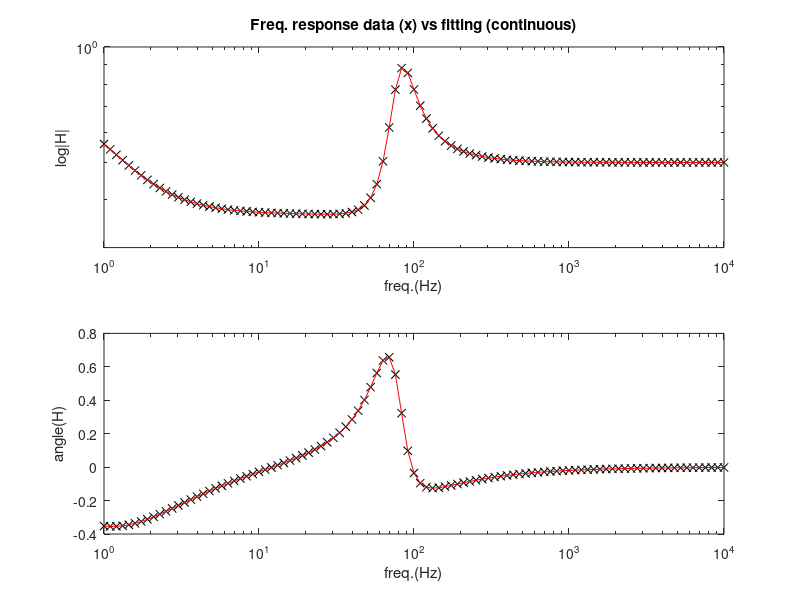

MATLAB code for this plot:
% Example of Vector Fitting
clear all
Ns=101; %number of frequency samples
s=2*pi*j*logspace(0,4,Ns); %set of frequency values
H=zeros(1,Ns); %space for frequency responses
offs=2; 

% Fequency response of a given plant (edit)
for k=1:Ns,
    sk=s(k);
    H1=2/(sk+5); 
    H2=(30+j*40)/(sk-(-100+j*500)); 
    H3=(30-j*40)/(sk-(-100-j*500)); 
    H(1,k)=H1+H2+H3+0.5;
end; 

%xxxxxxxxxxxxxxxxxxxxxxxxxxxxxxxxxxxxxxxxxxxxxxxxxxxxxxxxxxxxx
% Start the algorithm

% Initial poles
N=3; %number of poles
pa=-2*pi*logspace(0,4,N); %initial poles
Lam=diag(pa);

%=============================================================
% Identification of poles

% Matrix building-------------------------------
% Cx=0, real pole; 
% Cx=1, real part of complex pole; Cx=2, imag part of complex pole
Cx=zeros(1,N); %pole labels
Cx(1)=0; Cx(2)=0; Cx(3)=0; %initial poles are real

% factors
Dk=zeros(Ns,N);
Dk(:,1)=1./(s-Lam(1,1)); Dk(:,2)=1./(s-Lam(2,2)); Dk(:,3)=1./(s-Lam(3,3));
Dk(:,4)=1; Dk(:,5)=s;
   
% scaling
aux=norm(H)^2;
scl=sqrt(aux)/Ns;

% combined matrix
M=N+1; No=N+offs;
AA=zeros(M,M); bb=zeros(M,1); Escl=zeros(1,M);
A=zeros(Ns,No+M);
%left part
for m=1:No,
    A(1:Ns,m)=Dk(1:Ns,m);
end
%right part
for m=1:M,
    A(1:Ns,No+m)=-Dk(1:Ns,m).*H.';
end

A=[real(A);imag(A)];

%Integral criterion   
for m=1:N+1  
 A(2*Ns+1,No+m)=real(scl*sum(Dk(:,m)));
end

[Q,R]=qr(A,0);  %QR decomposition
ix1=No+1;
ix2=No+M;
R22=R(ix1:ix2,ix1:ix2);
AA(1:M,:)=R22;    
bb(1:M,1)=Q(end,No+1:end)'*Ns*scl; 
  
for col=1:M      
  Escl(col)=1/norm(AA(:,col));  
  AA(:,col)=Escl(col).*AA(:,col);
end  
x=AA\bb;  
x=x.*Escl.';

C=x(1:end-1);
D=x(end);
  
% Zeros of sigma---------------------------
B=ones(N,1);
Zer=Lam-B*C.'/D;
rt=eig(Zer).';
% take care of unstable roots
unst=real(rt)>0;
rt(unst)=rt(unst)-2*real(rt(unst)); %force stable roots

rt=sort(rt);
N=length(rt);
% sorting
for n=1:N
  for m=n+1:N
    if imag(rt(m))==0 && imag(rt(n))~=0
      aux=rt(n); rt(n)=rt(m); rt(m)=aux;
    end
  end
end

Nr=0; %number of real roots
for m=1:N
  if imag(rt(m))==0, Nr=m; end
end
if Nr<N, rt(Nr+1:N)=sort(rt(Nr+1:N)); end  

rt=rt-2*j*imag(rt); 
SERA=rt.';

%=============================================================
% Identification of residues

% Use of the zeros (rt) as new poles ----------------------
Lam=rt;

% pole labelling
Cx=zeros(1,N);
for m=1:N,
 if imag(Lam(m))~=0  
  if m==1, Cx(m)=1; end;
  if m~=1,
   if (Cx(m-1)==0 || Cx(m-1)==2) 
       Cx(m)=1;Cx(m+1)=2; 
   else
       Cx(m)=2; 
   end
  end
 end 
end

% Matrix building-------------------------------
A=zeros(2*Ns,N+2); BB=zeros(2*Ns,1);
wg=ones(1,Ns);

% factors
Dk=zeros(Ns,N);
for m=1:N
  if Cx(m)==0      %real pole
    Dk(:,m)=1./(s-Lam(m));
  elseif Cx(m)==1  %complex pole, 1st part
    Dk(:,m)  =1./(s-Lam(m)) + 1./(s-Lam(m)');
    Dk(:,m+1)=j./(s-Lam(m)) - j./(s-Lam(m)');
  end
end  

% combined matrix
A(1:Ns,1:N)=Dk; A(1:Ns,N+1)=wg; A(1:Ns,N+2)=wg.*s; 
BB(1:Ns)=H;
A(Ns+1:2*Ns,:)=imag(A(1:Ns,:));
A(1:Ns,:)=real(A(1:Ns,:));
BB(Ns+1:2*Ns)=imag(BB(1:Ns));
BB(1:Ns)=real(BB(1:Ns));

% re-scale
aux=length(A(1,:));
Escl=zeros(1,aux);
for col=1:aux
    Escl(col)=norm(A(:,col),2);
    A(:,col)=A(:,col)./Escl(col);
end
X=A\BB;
X=X./Escl.';
X=X.';
C=X(1:N);
SERE=X(N+2); 
SERD=X(N+1);

% get back a complex C
for m=1:N
 if Cx(m)==1    
   r1=C(m); r2=C(m+1);
   C(m)=r1+j*r2; C(m+1)=r1-j*r2;  
 end
end

%==============================================
% Final fitting
Hf=zeros(Ns); %reserve space for fitted data
Dk=zeros(Ns,N);
for m=1:N
    Dk(:,m)=1./(s-Lam(m));
end

Hf=(Dk*C.').';
Hf=Hf+SERD+SERE*s;
%==============================================
% Display
freq=s./(2*pi*j);

figure(3)
subplot(2,1,1)
 loglog(freq,abs(H),'kx'); hold on;
 loglog(freq,abs(Hf),'r');
 axis([1e0 1e4 0.3e0 1e0]);
 title('Freq. response data (x) vs fitting (continuous)') 
 xlabel('freq.(Hz)'); ylabel('log|H|'); 
subplot(2,1,2)
 semilogx(freq,angle(H),'kx'); hold on;
 semilogx(freq,angle(Hf),'r');
 xlabel('freq.(Hz)'); ylabel('angle(H)');
